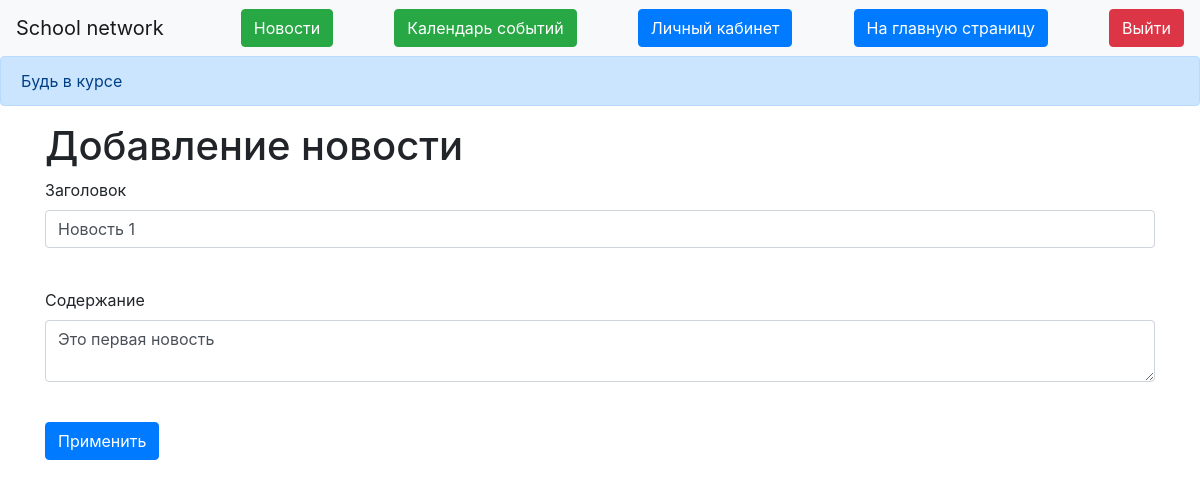
The page /news/1 (signed in) on the database as committed earlier.
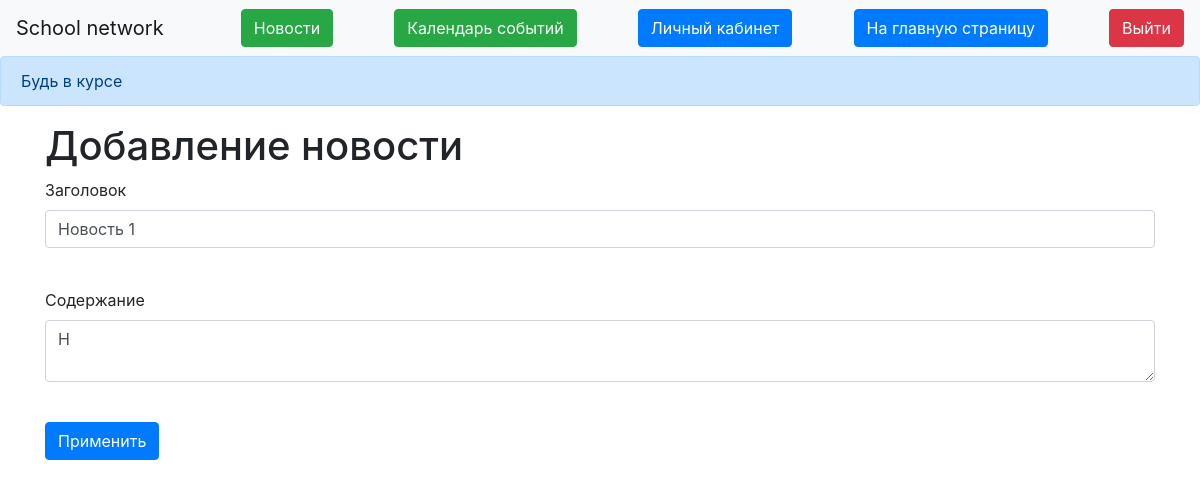
The same page on the database as committed later.
### data/news.py (models this page shows)
class News(SqlAlchemyBase):
    __tablename__ = 'news'
    id = sqlalchemy.Column(sqlalchemy.Integer,
                           primary_key=True, autoincrement=True)
    title = sqlalchemy.Column(sqlalchemy.String, nullable=True)
    content = sqlalchemy.Column(sqlalchemy.String, nullable=True)
    created_date = sqlalchemy.Column(sqlalchemy.DateTime,
                                     default=datetime.datetime.now)
    for_which_form = sqlalchemy.Column(sqlalchemy.Boolean, default=True)
    user_id = sqlalchemy.Column(sqlalchemy.Integer,
                                sqlalchemy.ForeignKey("users.id"))
    is_news = sqlalchemy.Column(sqlalchemy.Boolean, default=True)
    user = orm.relation('User')

### main.py (the view, shortened to what this page needs)
@app.route('/news/<int:id>', methods=['GET', 'POST'])
@login_required
def edit_news(id):
    form = NewsForm()
    if request.method == "GET":
        db_sess = db_session.create_session()
        news = db_sess.query(News).filter(News.id == id,
                                          News.user == current_user
                                          ).first()
        if news:
            form.title.data = news.title
            form.content.data = news.content
        else:
            abort(404)
    return render_template('news_red.html',
                           title='Редактирование новости',
                           form=form
                           )

### forms/news.py
class NewsForm(FlaskForm):
    title = StringField('Заголовок', validators=[DataRequired()])
    content = TextAreaField("Содержание")
    is_private = BooleanField("Личное")
    submit = SubmitField('Применить')

### data/db_session.py (called while the page is built)
def create_session() -> Session:
    global __factory
    return __factory()

### main.py (called while the page is built)
@login_manager.user_loader
def load_user(user_id):
    db_sess = db_session.create_session()
    return db_sess.query(User).get(user_id)

### templates/news_red.html (shortened to what this page needs)
{% extends "base.html" %}
{% block content %}
<h1>Добавление новости</h1>
<form action="" method="post">
    <p>
        {{ form.title.label }}<br>
        {{ form.title(class="form-control") }}<br>
    </p>
    <p>
        {{ form.content.label }}<br>
        {{ form.content(class="form-control") }}<br>
    </p>
    <p>{{ form.submit(type="submit", class="btn btn-primary") }}</p>
</form>
{% endblock %}

Rows that differ between the two databases and show on the page:
changed News "Новость 1": content "Это первая новость" → "H"
